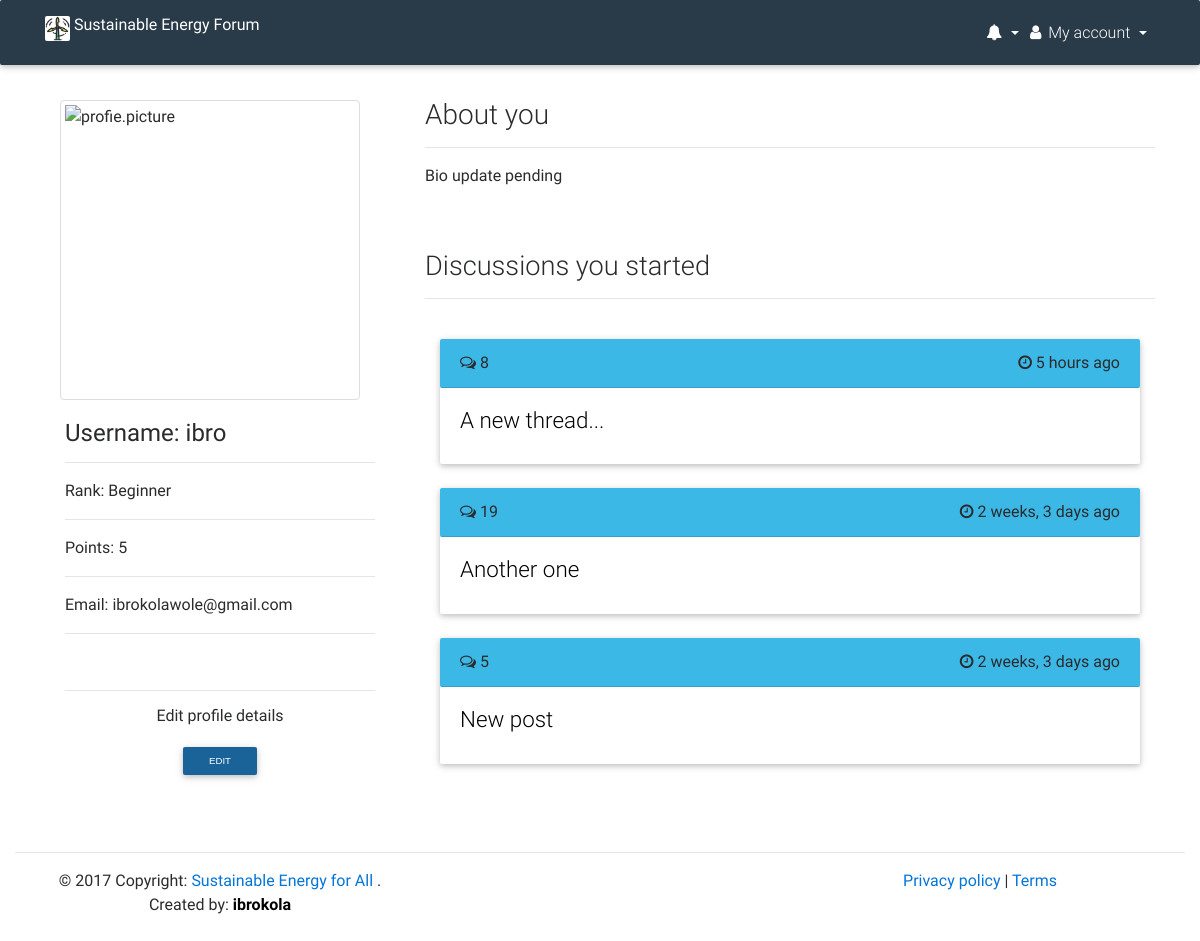
The app's page /u/profile/ (signed in) with its own data.
### profiles/models.py (models this page shows, shortened)
class Profile(models.Model):
    user = models.OneToOneField(User)
    image = models.ImageField(upload_to='images/', null=True, blank=True)
    rank = models.CharField(max_length=50, default="Beginner")
    bio = models.TextField(null=True, blank=True)
    website_link = models.CharField(max_length=320,
                                    null=True,
                                    blank=True,
                                    verbose_name='Personal website url')
    facebook_link = models.CharField(max_length=320,
                                    null=True,
                                    blank=True,
                                    verbose_name='Facebook profile url')
    twitter_handle = models.CharField(max_length=320,
                                    null=True,
                                    blank=True,
                                    verbose_name='Twitter handle')

### users/models.py (models this page shows, shortened)
class User(AbstractBaseUser):
    username = models.CharField(
        max_length=255,
        unique=True,
    )
    email = models.EmailField(
        verbose_name='email address',
        max_length=255,
        unique=True,
    )
    first_name = models.CharField(
                max_length=120,
                null=True,
                blank=True
                )
    last_name = models.CharField(
                max_length=120,
                null=True,
                blank=True
                )
    score = models.IntegerField(default=0)
    is_active = models.BooleanField(default=True)
    is_admin = models.BooleanField(default=False)
    objects = UserManager()
    USERNAME_FIELD = 'username'
    REQUIRED_FIELDS = ['email']
    def __str__(self):              # __unicode__ on Python 2
        return self.username
    class Meta:
        db_table = "users"

### forum/models.py (models this page shows, shortened)
class Votable(models.Model):
    class Meta:
        abstract = True
    votes = GenericRelation(Vote)
    author = models.ForeignKey(User, on_delete=models.PROTECT)
    upvotes = models.IntegerField(default=0)
    downvotes = models.IntegerField(default=0)
    flags = models.IntegerField(default=0)

class Post(Votable):
    class Meta:
        db_table = "posts"
        index_together = [
            ["submission_time",],
        ]
    objects = PostsManager()
    title = models.CharField(max_length=500)
    slug = models.SlugField(max_length=500,null=True, blank=True)
    text = models.TextField(max_length=8192, blank=True)
    submission_time = models.DateTimeField(auto_now_add=True)
    num_comments = models.IntegerField(default=0)
    def get_absolute_url(self):
        return reverse('forum:discussion', kwargs={"post_id": self.pk})
    def __str__(self):
        return self.title

### profiles/views.py (the view)
class ProfileUserView(View):
    def get(self, request, *args, **kwargs):
        if request.user.is_authenticated():
            user = get_object_or_404(User, username=request.user.username)
            post_list = Post.objects.filter(author__username__iexact=user.username).order_by('-submission_time')
            paginator = Paginator(post_list, 10)
            page = request.GET.get('page')
            try:
                post = paginator.page(page)
            except PageNotAnInteger:
                post = paginator.page(1)
            except EmptyPage:
                post = paginator.page(paginator.num_pages)
            profile = Profile.objects.get(user=user)
            template = 'profiles/profile_user.html'
            context = {
                'profile': profile,
                'post': post
                }
            return render(request, template, context)
        else:
            return HttpResponseRedirect(reverse('account_login'))

### templates/profiles/profile_user.html (shortened to what this page needs)
{% extends 'base.html' %}
{% load static %}
{% load humanize %}
{% block pagecss %}
<link href="{% static 'css/mdb.css' %}" rel="stylesheet">
{% endblock %}
{% block content %}
<div class="container-fluid" style="padding-top: 100px;"></div>
<div class="container">
	<div class="row">
		<div class="col-sm-6 col-md-4">
			<section class="wow fadeIn">
			         <div class="container">
			        {% if profile.image %}
			            <img src="{{ profile.image.url }}" class="img-fluid img-thumbnail text-center" width="300" height="300" alt="profie.picture">
			        {% else %}
			        	<img src="http://www.sbsc.in/images/dummy-profile-pic.png" class="img-fluid img-thumbnail" width="300" height="300" alt="profie.picture">
			        {% endif %}
			        </div>
			        <div class="card-block">
			            <h4 class="card-title"><strong>Username: {{ profile.user.username }}</strong></h4>
						<hr>
						<p>Rank: {{ profile.rank }}</p>
						<hr>
						<p>Points: {{ request.user.score }}</p>
						<hr>
						 <p>Email: {{ profile.user.email }}</p>
						<hr>
						<br>
						 <hr>
						<div class="text-center">
							<h5>Edit profile details</h5><a href="{% url 'profile:profile_edit' %}"><button class="btn btn-default btn-sm" value="update" type="submit">Edit</button></a>
						</div>
			</section>
			<br>
		</div>
		<div class="col-sm-6 col-md-8">
			<h3>About you</h3>
            <hr>
            {% if profile.bio %}
                <p>{{ profile.bio }}</p>
            {% else %}
                <p>Bio update pending</p>
			{% endif %}
			<br>
			<br>
			<h3 class="h3-responsive">Discussions you started</h3>
			<hr>
			<br>
			<div class="col-sm-12">
			{% if post %}
				{% for item in post %}
				<div class="card">
					<div class="card-header">
						<i class="fa fa-comments-o"></i> {{  item.num_comments }}  <span class="float-right"><i class="fa fa-clock-o"></i> {{  item.submission_time | naturaltime }}</span>
					</div>
					<div class="card-block">
						<a href="{{ item.get_absolute_url }}">
							<h4 class="card-title h4-responsive" style="color: black;">{{ item }}</h4>
						</a>
					</div>
				</div>
				<br>
				{% endfor %}
			{% else %}
				<p>No post yet</p>
			{% endif %}
			<br>
			<br>
			</div>
		</div>
		<br>
		<br>
	</div>
</div>
{% endblock %}

### records on screen
Profile: user.username "ibro", rank "Beginner", user.email "ibrokolawole@gmail.com"
User: user.score "5"
Post: num_comments "8", submission_time "5 hours ago", title "A new thread..."
Post: num_comments "19", submission_time "2 weeks, 3 days ago", title "Another one"
Post: num_comments "5", submission_time "2 weeks, 3 days ago", title "New post"
